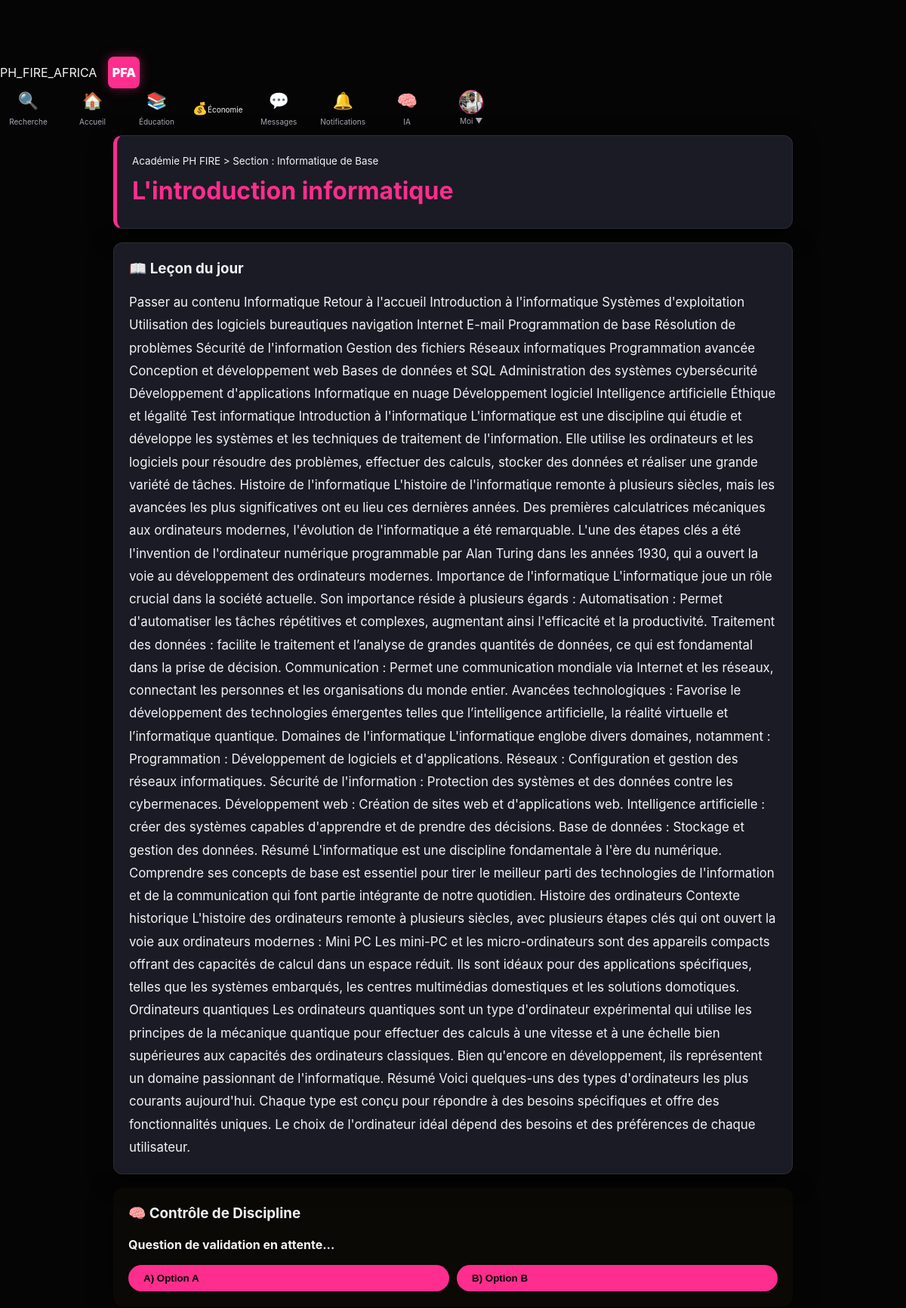
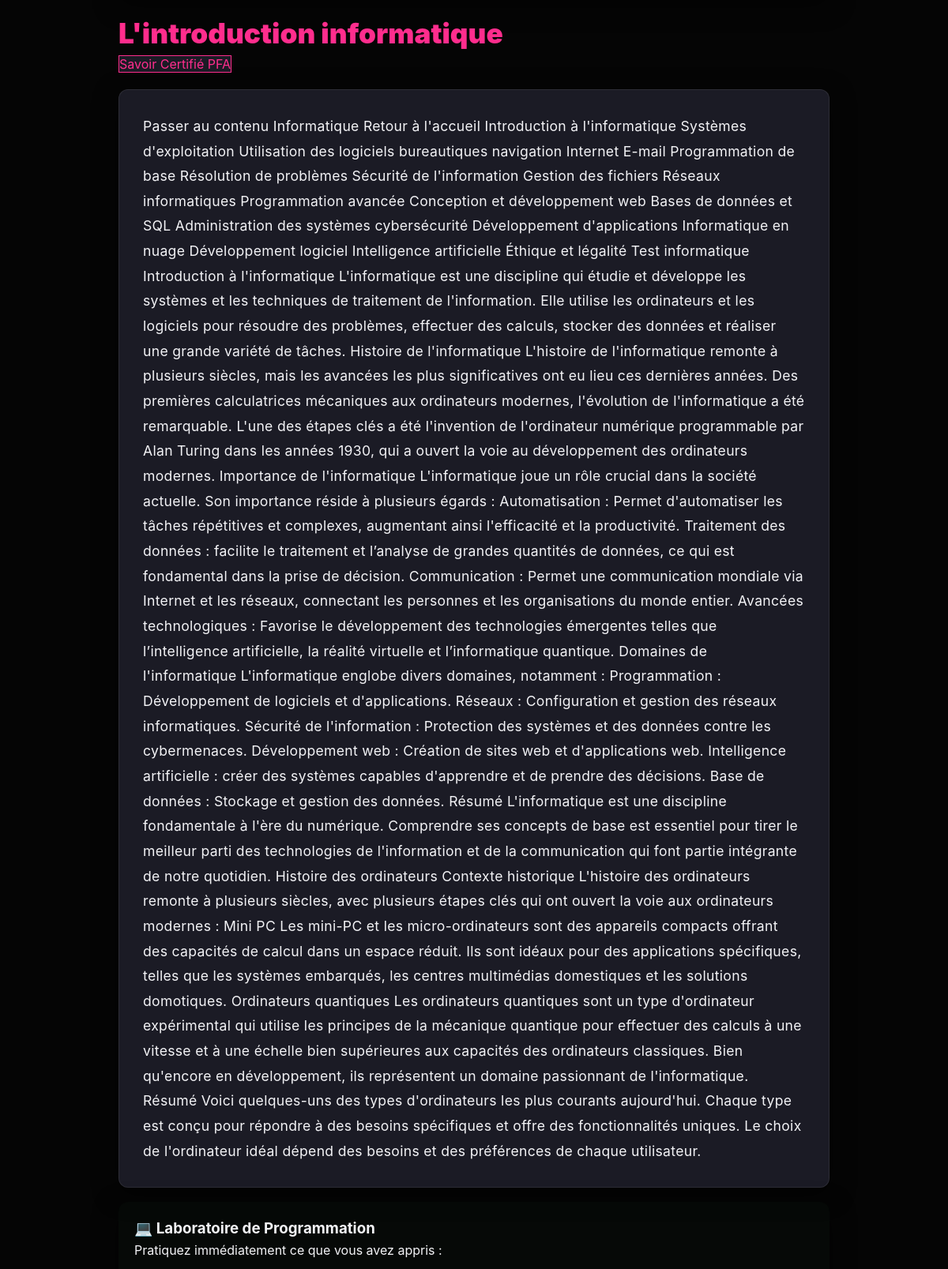
The page /academie/lecon/6 (signed in, upper part) on the database as committed earlier (2 pictures, top to bottom).
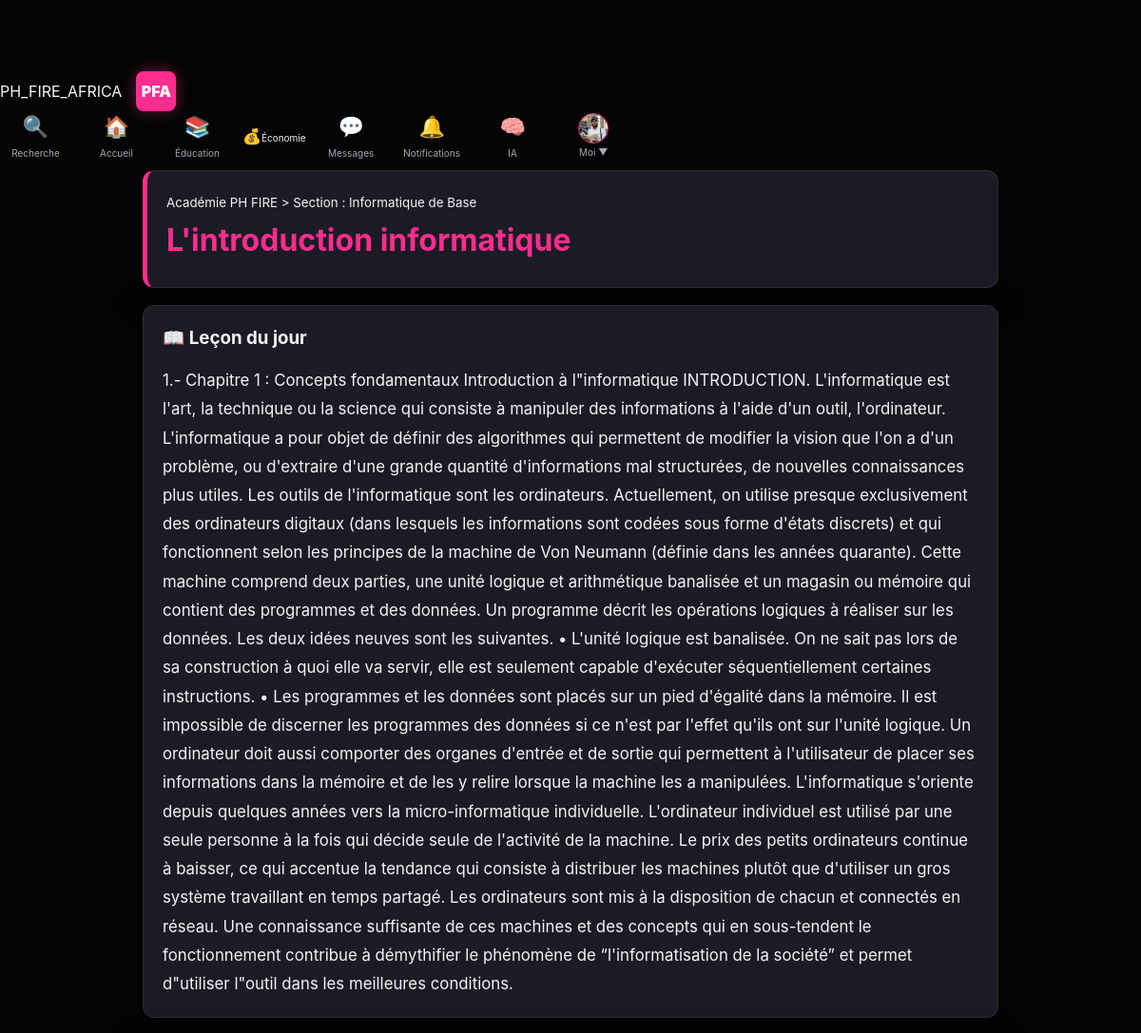
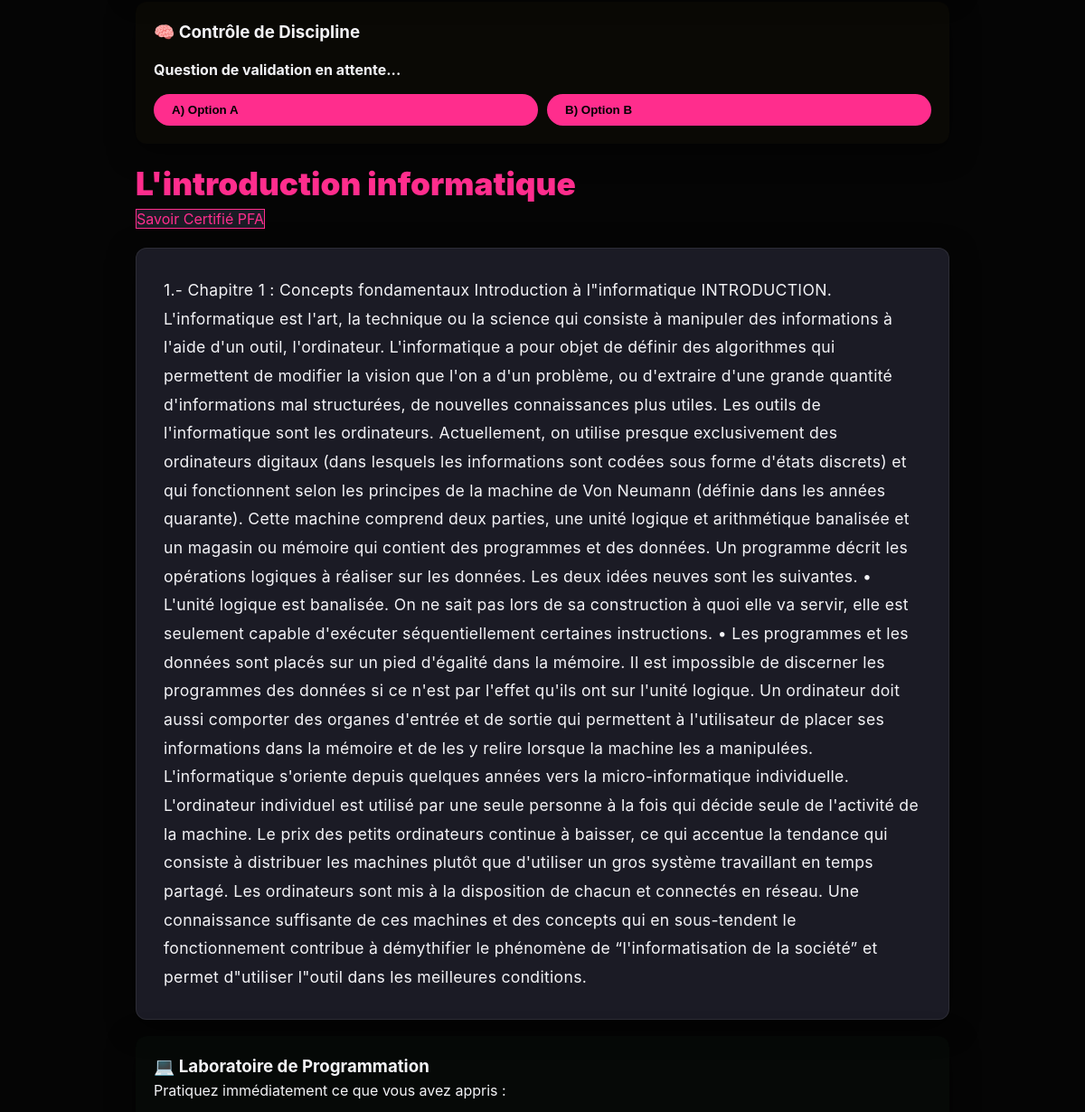
The same page on the database as committed later (2 pictures, top to bottom).
### tables this page shows
CREATE TABLE lessons (id INTEGER PRIMARY KEY AUTOINCREMENT, module_id INT REFERENCES modules(id), contenu TEXT, exercice_obligatoire BOOLEAN, titre TEXT, image_filename TEXT, video_filename TEXT);

### app.py (the view)
    @app.get("/academie/lecon/<int:l_id>")
    @login_required
    def academie_lecon(l_id):
        lecon = db_one("""
            SELECT l.*, m.curriculum_id, c.titre as cursus_titre, d.nom as domaine_nom
            FROM lessons l
            JOIN modules m ON l.module_id = m.id
            JOIN curriculums c ON m.curriculum_id = c.id
            JOIN domains d ON c.domain_id = d.id
            WHERE l.id=?""", (l_id,))
        return render_template("academie/lecon_view.html", lecon=lecon)

### templates/academie/lecon_view.html (shortened to what this page needs)
{% extends "base.html" %}
{% block content %}
<div class="main-content" style="display: block; max-width: 900px; margin: 0 auto;">
    <div class="card" style="display: flex; justify-content: space-between; align-items: center; border-left: 5px solid var(--accent);">
        <div>
            <small class="muted">Académie PH FIRE > Section : Informatique de Base</small>
            <h1 style="color: var(--accent); margin: 5px 0;">{{ lecon.titre }}</h1>
        </div>
    </div>
    <div class="card">
        <h3 style="display: flex; align-items: center; gap: 10px;">📖 Leçon du jour</h3>
        <div class="content" style="line-height: 1.8; margin-top: 15px; font-size: 1.05em; color: #f3f3f6;">
            {{ lecon.contenu | safe }}
        </div>
    </div>
    <div class="card" style="border: 1px solid var(--warn); background: rgba(255, 204, 0, 0.02);">
        <h3 style="color: var(--warn);">🧠 Contrôle de Discipline</h3>
        <p style="margin: 15px 0;"><b>{{ lecon.quiz_question if lecon.quiz_question else "Question de validation en attente..." }}</b></p>
        <div style="display: flex; gap: 10px; flex-wrap: wrap;">
            <button class="btn btn-ghost" onclick="verifierQuiz('A')" style="flex: 1; min-width: 200px; text-align: left;">
                A) {{ lecon.opt_a if lecon.opt_a else "Option A" }}
            </button>
            <button class="btn btn-ghost" onclick="verifierQuiz('B')" style="flex: 1; min-width: 200px; text-align: left;">
                B) {{ lecon.opt_b if lecon.opt_b else "Option B" }}
            </button>
        </div>
    </div>
<div class="main-content" style="display: block; max-width: 900px; margin: 0 auto;">
    <div style="display: flex; justify-content: space-between; align-items: flex-start; margin-bottom: 20px;">
        <div>
            <h1 style="color: var(--accent); font-size: 2.2em; font-weight: 900;">{{ lecon.titre }}</h1>
            <span class="badge" style="background: var(--panel); color: var(--accent); border: 1px solid var(--accent);">
                Savoir Certifié PFA
            </span>
        </div>
    </div>
    <div class="card" style="line-height: 1.8; font-size: 1.1em; letter-spacing: 0.3px; padding: 30px;">
        <div class="content-body">
            {{ lecon.contenu | safe }}
        </div>
    </div>
</div>
    <div class="card" style="border: 1px solid var(--ok); background: rgba(43, 213, 118, 0.02);">
        <h3 style="color: var(--ok);">💻 Laboratoire de Programmation</h3>
        <p class="small muted">Pratiquez immédiatement ce que vous avez appris :</p>
    </div>
</div>
{% endblock %}

Rows that differ between the two databases and show on the page:
changed lessons "L'introduction informatique": contenu "Passer au contenu Informatique Retour à l'accueil Introduction à l'informatique Systèmes d'exploitation Utilisation des logiciels bureautiques navigation Internet E-mail Programmation de base Résolution de problèmes Sécurité de l'information Gestion des fichiers Réseaux informatiques Programmation avancée Conception et développement web Bases de données et SQL Administration des systèmes cybersécurité Développement d'applications Informatique en nuage Développement logiciel Intelligence artificielle Éthique et légalité Test informatique Introduction à l'informatique L'informatique est une discipline qui étudie et développe les systèmes et les techniques de traitement de l'information. Elle…" → "1.- Chapitre 1 : Concepts fondamentaux Introduction à l\"informatique INTRODUCTION. L'informatique est l'art, la technique ou la science qui consiste à manipuler des informations à l'aide d'un outil, l'ordinateur. L'informatique a pour objet de définir des algorithmes qui permettent de modifier la vision que l'on a d'un problème, ou d'extraire d'une grande quantité d'informations mal structurées, de nouvelles connaissances plus utiles. Les outils de l'informatique sont les ordinateurs. Actuellement, on utilise presque exclusivement des ordinateurs digitaux (dans lesquels les informations sont codées sous forme d'états discrets) et qui fonctionnent selon les principes de la machine de Von…"
